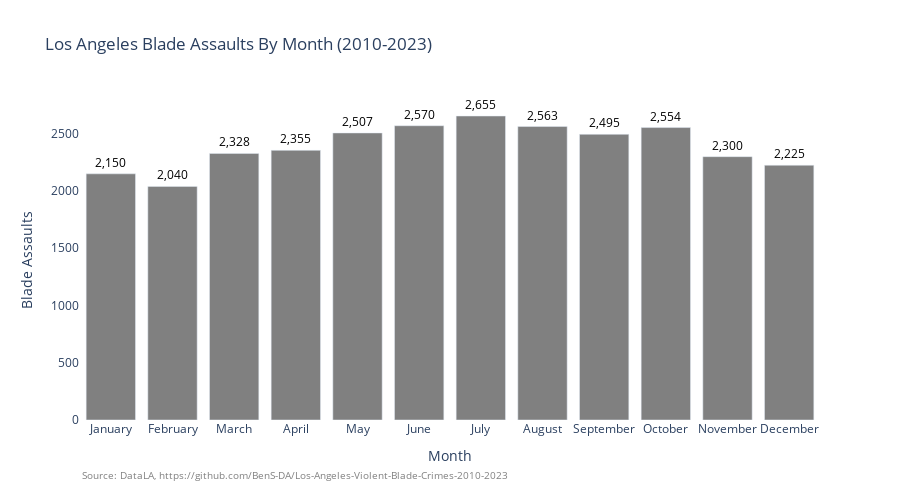

The notebook cell saved with this chart:
### Code cell
adw_month = blade_adw['Month'].value_counts()
fig_month = px.bar (adw_month,x=adw_month.index, y = adw_month.values, 
category_orders={'Month': ['January','February','March','April','May','June','July','August','September','October','November','December']},
title = 'Los Angeles Blade Assaults By Month (2010-2023)', text = adw_month.values, height = 500)
fig_month.update_layout(xaxis_title = "Month",yaxis_title="Blade Assaults")
fig_month.update_layout(
    paper_bgcolor='rgba(0, 0, 0, 0)',
    plot_bgcolor='rgba(0, 0, 0, 0)'
)
fig_month.update_traces(textposition='outside')
fig_month.update_traces(textfont_color='black')
fig_month.update_traces(marker_color='grey')
fig_month.update_traces(texttemplate='%{text:,}')
fig_month.add_annotation(
    text=f"Source: DataLA, https://github.com/BenS-DA/Los-Angeles-Violent-Blade-Crimes-2010-2023",
    showarrow=False,
    x=0,
    y=-0.2,
    xref="paper",
    yref="paper",
    xanchor="left",
    yanchor="bottom",
    font=dict(size=10, color="grey"),
    align="left"
)

fig_month.show()

### Figure 1 — Plotly figure (JSON) as saved in the notebook; plotly's stock layout.template omitted (floating-point values rounded to 4 significant figures)
{"data": [{"hovertemplate": "Month=%{x}<br>y=%{y}<br>text=%{text}<extra></extra>", "legendgroup": "", "marker": {"color": "grey", "pattern": {"shape": ""}}, "name": "", "orientation": "v", "showlegend": false, "text": [2655.0, 2570.0, 2563.0, 2554.0, 2507.0, 2495.0, 2355.0, 2328.0, 2300.0, 2225.0, 2150.0, 2040.0], "textfont": {"color": "black"}, "textposition": "outside", "texttemplate": "%{text:,}", "type": "bar", "x": ["July", "June", "August", "October", "May", "September", "April", "March", "November", "December", "January", "February"], "xaxis": "x", "y": [2655, 2570, 2563, 2554, 2507, 2495, 2355, 2328, 2300, 2225, 2150, 2040], "yaxis": "y"}], "layout": {"annotations": [{"align": "left", "font": {"color": "grey", "size": 10}, "showarrow": false, "text": "Source: DataLA, https://github.com/BenS-DA/Los-Angeles-Violent-Blade-Crimes-2010-2023", "x": 0, "xanchor": "left", "xref": "paper", "y": -0.2, "yanchor": "bottom", "yref": "paper"}], "barmode": "relative", "height": 500, "legend": {"tracegroupgap": 0}, "paper_bgcolor": "rgba(0, 0, 0, 0)", "plot_bgcolor": "rgba(0, 0, 0, 0)", "title": {"text": "Los Angeles Blade Assaults By Month (2010-2023)"}, "xaxis": {"anchor": "y", "categoryarray": ["January", "February", "March", "April", "May", "June", "July", "August", "September", "October", "November", "December"], "categoryorder": "array", "domain": [0, 1], "title": {"text": "Month"}}, "yaxis": {"anchor": "x", "domain": [0, 1], "title": {"text": "Blade Assaults"}}}}
